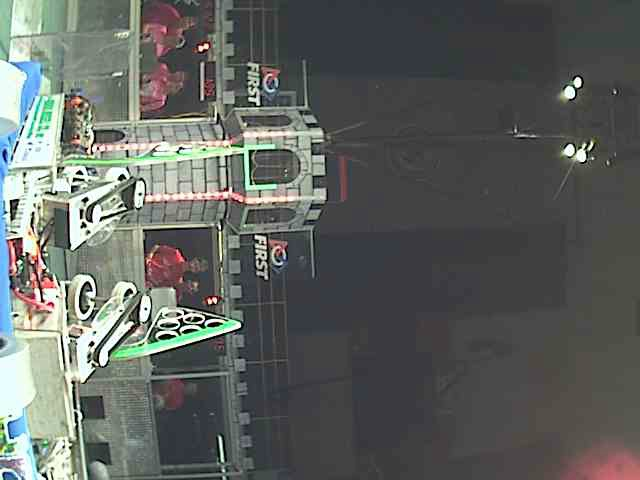
#> input picture Calibration Files/3.jpg, 640 x 480 px, found by its file name
$ python ShowEachBFR.py   (Python 2 division)   (older library calls are emulated)
#> lines starting #> are read from the running program, lines starting #| are printed output that depends on the picture; after the words box and inside, x2 and y2 are one past the last pixel; in counts of white or black regions, pixels touching at a corner belong together
### manipulateImage.py
# -*- coding: utf-8 -*-
"""
Created on Sun Jan 15 15:12:37 2017

@author: Ithier

This module does picture manipulation like darkening, drawing lines on the img, etc
"""
import cv2
import numpy as np

def darkenImage(image, scale):
    darker = (image * scale).astype(np.uint8)
    return darker

def bestFitRect(img_orig, cnt):
    # Find convex hull
    hull = cv2.convexHull(cnt)
    box = np.int0(hull)

    # Create black image, draw rectangle hull on it, corner detection
    corners_img = np.zeros((img_orig.shape[0],img_orig.shape[1],img_orig.shape[2]), np.uint8)
    cv2.drawContours(corners_img, [box], 0, (255,255,255), -1)
    corners_img = cv2.cvtColor(corners_img, cv2.COLOR_BGR2GRAY)


    #                                 image, number of corners, quality (0-1), min euclidean dist
    # note quality level was at 0.2
    corners = cv2.goodFeaturesToTrack(corners_img, 4, 0.01, 5) # Find coordinates for the four corners
    corners = np.int0(corners)

    """
    # Load original image and draw BFR and corners
    cv2.drawContours(img_orig, [box], 0, (0,255,255), 2)

    for i in corners:
        x,y = i.ravel()
        cv2.circle(img_orig, (x,y), 5, (255, 0, 255), -1)
    """
    return box, hull, corners, img_orig

def drawBFR(img_orig, box, corners):
    # Load original image and draw BFR and corners
    cv2.drawContours(img_orig, [box], 0, (0,255,255), 2)

    for i in corners:
        x,y = i.ravel()
        cv2.circle(img_orig, (x,y), 5, (255, 0, 255), -1)


def dilateAndErode(img, size):
    kernel = np.ones((size,size), np.uint8)
    dilation = cv2.dilate(img,kernel,iterations=1)
    erosion = cv2.erode(dilation,kernel,iterations = 1)
    return erosion

# [21 lines left out: functions drawLine2Target, drawCrossHairs, rotateImage, not called in this run]

### imageCalculations.py
# -*- coding: utf-8 -*-
"""
Created on Sat Jan 14 18:30:36 2017

@author: Ithier

This file contains functions for all of the calculations needed for the vision
processing in the 2017 game
"""
import cv2
import math
from collections import Counter

# [71 lines left out: functions findAnglePeg, findDistancePeg, findCenter, not called in this run]


# Take corner coordinates and organize them in a specific order for easier computations later
# This is necessary because the corners are returned in a different order each time they are determined
def organizeCorners(corners):

    # Save coordinates to variable Rect_coor where corner 0 is the top left corner and the rest are numbered clockwise
    def saveCoordinates(topLeftX, topLeftY, topRightX, topRightY, bottomRightX, bottomRightY, bottomLeftX, bottomLeftY):
        Rect_coor = []
        for i in range(0,4):
            Rect_coor.append([])
        Rect_coor[0].append(topLeftX)
        Rect_coor[0].append(topLeftY)
        Rect_coor[1].append(topRightX)
        Rect_coor[1].append(topRightY)
        Rect_coor[2].append(bottomRightX)
        Rect_coor[2].append(bottomRightY)
        Rect_coor[3].append(bottomLeftX)
        Rect_coor[3].append(bottomLeftY)
        return Rect_coor

    # Determine x coordinates
    corners2 = list(corners.ravel())
    x = []

    for i in xrange(0, len(corners2), 2):
        x.append(corners2[i])

    ''' There are three different cases that need to be considered: 1) There are no repeats in the x coordinates
    meaning that you may have an array like [100, 200, 105, 202]  2) There is one repeat in the x coordinates such as
    [100, 100, 200, 202]  3) There are two repeats in the x coordinates such as [100, 200, 100, 200]. The number of
    duplicates determines the methods to be used to determine the order of the coordinates. This is done below
    '''
    # Check for duplicate and find value
    duplicate = len(x) != len(set(x)) # returns True of False on whether there is a duplicate in the x array
    c = Counter(x).items() # gives array listing the numbers in the array and how many times they occur
    doubleVal = [] # this list keeps track of the VALUES of the x coordinates that are repeated. It will be empty if there are no repeats
    if len(c) == 2: # there are two repeats in the x coordinates
        doubleVal.append(c[0][0])
        doubleVal.append(c[1][0])
        doubleVal.sort()
    elif len(c) == 3: # there is one repeat in the x coordinates
        for i in range(0,len(c)):
            if c[i][1] == 2:
                doubleVal.append(c[i][0])
                break

    # Determine if repeat number is max or min in array (ie whether it is a top left or right corner (max) or
    # whether it is a bottom left or right corner (min))
    if len(doubleVal) > 0:
        maximum = max(x) == doubleVal[0] # returns True if it is a maximum (a top corner) or False if it isn't (meaning it is a bottom corner)

    # Find top right and bottom right coordinates
    #     find the indices for the two right corners
    if duplicate: # if duplicate exists
        if len(doubleVal) == 1: # if there is one duplicate
            if maximum: # the duplicate is of a top corner
                indices = [i for i, a in enumerate(x) if a == doubleVal[0]]
                maxXind = indices[0]
                secMaxXind = indices[1]
            else: # the duplicate is of a bottom corner
                maxXind = x.index(max(x))
                copy = x[:]
                copy.pop(maxXind)
                secMaxVal = max(copy)
                secMaxXind = x.index(secMaxVal)
        else: # there are two duplicates
            indices = [i for i, a in enumerate(x) if a == doubleVal[1]]
            maxXind = indices[0]
            secMaxXind = indices[1]
    else: # there are not duplicates
        maxXind = x.index(max(x))
        copy = x[:]
        copy.pop(maxXind)
        secMaxVal = max(copy)
        secMaxXind = x.index(secMaxVal)

    #     determine which index is top and by default is bottom by looking at corresponding
    # y values to the x coordinates
    # based on OpenCV coordinate system, top left of pic is (0,0) and x increases as it moves right and y increases as you move down
    if corners2[maxXind*2 + 1] > corners2[secMaxXind*2 + 1]:
        topRightX = x[secMaxXind]
        topRightY = corners2[secMaxXind*2 + 1]
        bottomRightX = x[maxXind]
        bottomRightY = corners2[maxXind*2 + 1]
    else:
        bottomRightX = x[secMaxXind]
        bottomRightY = corners2[secMaxXind*2 + 1]
        topRightX = x[maxXind]
        topRightY = corners2[maxXind*2 + 1]

    # Find top left and bottom left coordinates
    if duplicate:
        if len(doubleVal) == 1:
            if not maximum:
                indices = [i for i, a in enumerate(x) if a == doubleVal[0]]
                minXind = indices[0]
                secMinXind = indices[1]
            else:
                minXind = x.index(min(x))
                copy = x[:]
                copy.pop(minXind)
                secMinVal = min(copy)
                secMinXind = x.index(secMinVal)
        else:
            indices = [i for i, a in enumerate(x) if a == doubleVal[0]]
            minXind = indices[0]
            secMinXind = indices[1]
    else:
        minXind = x.index(min(x))
        copy = x[:]
        copy.pop(minXind)
        secMinVal = min(copy)
        secMinXind = x.index(secMinVal)

    #     determine which index is top and by default is bottom
    if corners2[minXind*2 + 1] > corners2[secMinXind*2 + 1]:
        topLeftX = x[secMinXind]
        topLeftY = corners2[secMinXind*2 + 1]
        bottomLeftX = x[minXind]
        bottomLeftY = corners2[minXind*2 + 1]
    else:
        bottomLeftX = x[secMinXind]
        bottomLeftY = corners2[secMinXind*2 + 1]
        topLeftX = x[minXind]
        topLeftY = corners2[minXind*2 + 1]

    # Save Coordinates in Proper Order
    Rect_coor = saveCoordinates(topLeftX, topLeftY, topRightX, topRightY, bottomRightX, bottomRightY, bottomLeftX, bottomLeftY)
    return Rect_coor

def allowableError():
    pass

### ShowEachBFR.py
# -*- coding: utf-8 -*-
"""
Created on Sat Feb 11 15:25:11 2017

@author: Ithier
"""

import numpy as np
import cv2
import manipulateImage as MI
import imageCalculations as IC
from heapq import nlargest

############################ LOAD IMAGE ##################################

# directory for img
#directory = 'C:/Users/Ithier/Documents/FIRST/2017/Practice Code/Vision Images/Vision Images/LED Peg/Numbered/'
#directory = 'C:/Users/Ithier/Documents/FIRST/2017/Pics/'
directory = 'C:/Users/Ithier/Documents/FIRST/2017/TargetPics_3.3_cropped/2ft/'
fileName = '3.jpg'
picture = directory + fileName

# [5 lines of commented-out code are left out]
filename = 'imageValues_3_3.npz'

original = cv2.imread(picture)
#> original is the input picture: shape (480, 640, 3); mean B, G, R 95.1, 98.6, 95.3

######################### DO ANALYSIS ####################################

# Make copy of frame/image to work with
img = np.copy(original)

# Load calibration parameters
values = np.load(filename)
#> (reads Vision Pi_vCarter3.14/imageValues_3_3.npz from the repository)
brightness = float(values['brightness'])
lower_bound = values['lower']
upper_bound = values['upper']

# Create img with parameters
img_darker = MI.darkenImage(img, brightness)
#> in darkenImage, `darker = (image * scale).astype(np.uint8)`:
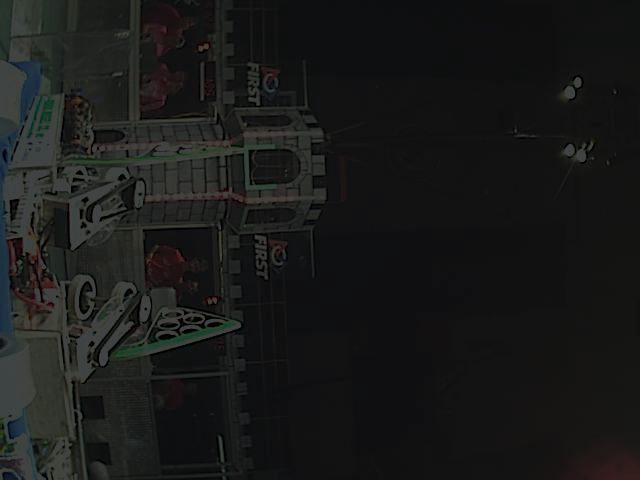
#> darker: shape (480, 640, 3); mean B, G, R 25.2, 26.2, 25.3
hsv = cv2.cvtColor(img_darker, cv2.COLOR_BGR2HSV)
#> hsv: shape (480, 640, 3); mean H, S, V 51.4, 28, 27.3
mask_orig = cv2.inRange(hsv,lower_bound,upper_bound)
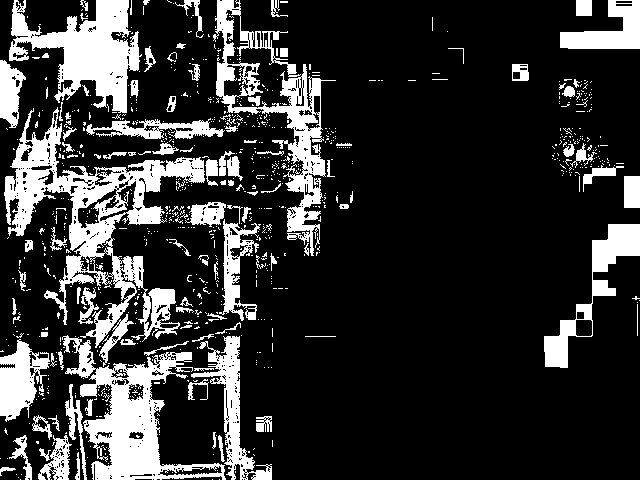
#> mask_orig: shape (480, 640); 19.8% white; 871 white regions (763 under 20 px), largest, box (x1, y1, x2, y2) and area: (4, 107, 205, 348) 12386, (62, 335, 226, 480) 8056, (9, 0, 142, 113) 6979

mask= np.copy(mask_orig)

# Clean up mask with dilate and erode and threshold
maskd = MI.dilateAndErode(mask, 5)
#> in dilateAndErode, `dilation = cv2.dilate(img,kernel,iterations=1)`:
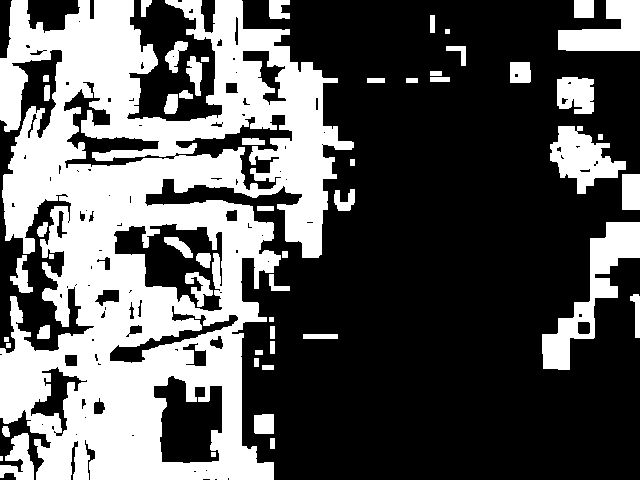
#> dilation: shape (480, 640); 35.8% white; 54 white regions (1 under 20 px), largest, box (x1, y1, x2, y2) and area: (0, 0, 354, 480) 90971, (542, 222, 640, 370) 4331, (550, 126, 626, 194) 2690
#> in dilateAndErode, `erosion = cv2.erode(dilation,kernel,iterations = 1)`:
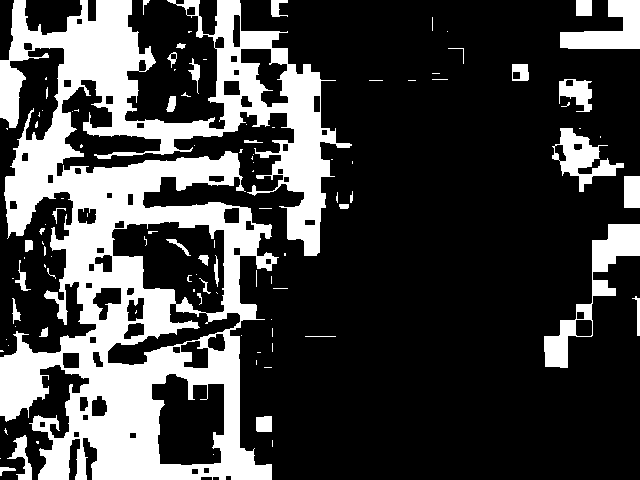
#> erosion: shape (480, 640); 26.3% white; 106 white regions (70 under 20 px)
maskc = np.copy(maskd)
ret,maskc = cv2.threshold(maskc,127,255,0)
mask = np.copy(maskc)
############################################################################

areas = []
numContours = 20
count = 0
BFR_img = original

 # find contours
_, contours, hierarchy = cv2.findContours(mask, cv2.RETR_TREE, cv2.CHAIN_APPROX_SIMPLE)
#> contours = 171 contours, 79 with area under 20; largest, box (x1, y1, x2, y2) and area: (0, 0, 352, 480) 86998, (111, 221, 225, 314) 7098, (151, 373, 225, 466) 5310, (544, 224, 640, 368) 3224, (107, 303, 241, 366) 2572

# take twenty longest contours
biggestContours = nlargest(numContours, contours, key=len)
#> biggestContours = 20 contours; largest, box (x1, y1, x2, y2) and area: (0, 0, 352, 480) 86998, (111, 221, 225, 314) 7098, (151, 373, 225, 466) 5310, (544, 224, 640, 368) 3224, (107, 303, 241, 366) 2572

# Determine area of each contour and sort by largest to smallest
for i in range(0,len(biggestContours)):
    if len(biggestContours[i]) > 3:
        contourMoment = cv2.moments(biggestContours[i])
        contourArea = contourMoment['m00']
        #if minArea < contourArea < maxArea:
        areas.append(contourArea)
#> this loop made 20 passes
#> contourArea on passes 1 to 12: 86997.5, 2571.5, 7098, 1739.5, 5309.5, 1456, 358.5, 3223.5, 616, 570, 68.5, 97.5
#> after the loop, areas = [86997.5, 2571.5, 7098, 1739.5, 5309.5, 1456, 358.5, 3223.5, 616, 570, 68.5, 97.5, 107, 284.5, 556.5, 337, 72, 23.5, 255.5, 232.5]
areas = np.array(areas)
#> areas = 20 values, max 86997.5 at index 0, min 23.5 at index 17, mean 5598.7
area_indices = np.argsort(areas)
#> area_indices = 20 values, max 19 at index 5, min 0 at index 19, mean 9.5


if len(areas) > 0:
    # Check for validity of contours in order of largest area to smallest
    rev_indices = list(reversed(area_indices))
#> rev_indices = [0, 2, 4, 7, 1, 3, 5, 8, 9, 14, 6, 15, 13, 18, 19, 12, 11, 16, 10, 17]
    ind = 0
    i = rev_indices[0]
#> i = 0
    for n in range(0, len(rev_indices)):
        if count == 1:
            break
        while count == 0:
            # Find BFR
            box, hull_indiv, corners, BFR_img = MI.bestFitRect(BFR_img, biggestContours[i])
            if len(corners) == 4:
                    # Organize corners
#> (the run stopped early here; a loop or call above may not have finished)
